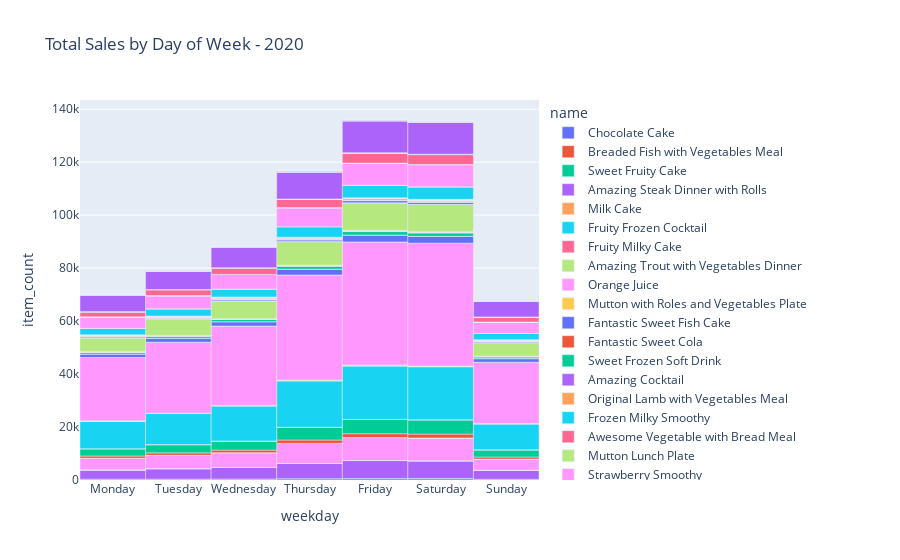

Notebook source saved alongside this figure:
### Markdown cell above
Plot items per day of week.

### Code cell
day_order = ["Monday", "Tuesday", "Wednesday", "Thursday", "Friday", "Saturday", "Sunday"]

df_plot = df_sales[['weekday','item_id','item_count']].groupby(['weekday','item_id']).sum().reset_index()
df_plot = df_plot.set_index('weekday').loc[day_order].reset_index()
df_plot = df_plot.merge(df_items,left_on="item_id",right_on="id")[['weekday','item_count','name']]
fig = px.bar(df_plot, x='weekday', y='item_count',color="name", title=f'Total Sales by Day of Week - {SINGLE_YEAR}')
fig.update_layout(bargap=0.0,bargroupgap=0.0)
fig.show()
